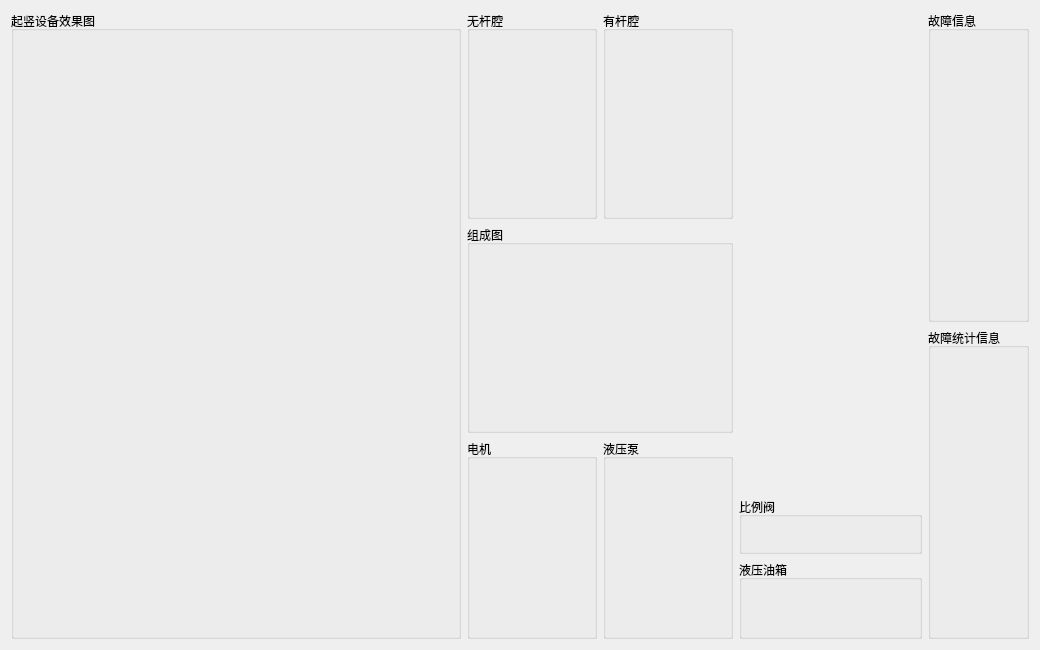
<?xml version="1.0" encoding="UTF-8"?>
<ui version="4.0">
 <class>VerticalEquipWgt</class>
 <widget class="QWidget" name="VerticalEquipWgt">
  <property name="geometry">
   <rect>
    <x>0</x>
    <y>0</y>
    <width>1040</width>
    <height>650</height>
   </rect>
  </property>
  <property name="windowTitle">
   <string>Form</string>
  </property>
  <layout class="QHBoxLayout" name="horizontalLayout_3">
   <item>
    <widget class="QGroupBox" name="groupBox">
     <property name="minimumSize">
      <size>
       <width>450</width>
       <height>0</height>
      </size>
     </property>
     <property name="title">
      <string>起竖设备效果图</string>
     </property>
    </widget>
   </item>
   <item>
    <layout class="QVBoxLayout" name="verticalLayout_2">
     <item>
      <layout class="QVBoxLayout" name="verticalLayout">
       <item>
        <layout class="QHBoxLayout" name="horizontalLayout">
         <item>
          <widget class="QGroupBox" name="groupBox_2">
           <property name="title">
            <string>无杆腔</string>
           </property>
          </widget>
         </item>
         <item>
          <widget class="QGroupBox" name="groupBox_3">
           <property name="title">
            <string>有杆腔</string>
           </property>
          </widget>
         </item>
        </layout>
       </item>
       <item>
        <widget class="QGroupBox" name="groupBox_4">
         <property name="title">
          <string>组成图</string>
         </property>
        </widget>
       </item>
      </layout>
     </item>
     <item>
      <layout class="QHBoxLayout" name="horizontalLayout_2">
       <item>
        <widget class="QGroupBox" name="groupBox_5">
         <property name="maximumSize">
          <size>
           <width>16777215</width>
           <height>200</height>
          </size>
         </property>
         <property name="title">
          <string>电机</string>
         </property>
         <layout class="QGridLayout" name="gridLayout">
          <item row="0" column="0">
           <widget class="QLineEdit" name="EditMacEle">
            <property name="styleSheet">
             <string notr="true">background:transparent;
border-width:0;
border-style:outset</string>
            </property>
           </widget>
          </item>
          <item row="1" column="0">
           <widget class="QLineEdit" name="EditMacSpd">
            <property name="styleSheet">
             <string notr="true">background:transparent;
border-width:0;
border-style:outset</string>
            </property>
           </widget>
          </item>
          <item row="2" column="0">
           <widget class="QLineEdit" name="EditMacTemp">
            <property name="styleSheet">
             <string notr="true">background:transparent;
border-width:0;
border-style:outset</string>
            </property>
           </widget>
          </item>
         </layout>
        </widget>
       </item>
       <item>
        <widget class="QGroupBox" name="groupBox_6">
         <property name="maximumSize">
          <size>
           <width>16777215</width>
           <height>200</height>
          </size>
         </property>
         <property name="title">
          <string>液压泵</string>
         </property>
         <layout class="QGridLayout" name="gridLayout_2">
          <item row="0" column="0">
           <widget class="QLineEdit" name="EditPressure">
            <property name="styleSheet">
             <string notr="true">background:transparent;
border-width:0;
border-style:outset</string>
            </property>
           </widget>
          </item>
         </layout>
        </widget>
       </item>
      </layout>
     </item>
    </layout>
   </item>
   <item>
    <layout class="QVBoxLayout" name="verticalLayout_3">
     <item>
      <spacer name="verticalSpacer">
       <property name="orientation">
        <enum>Qt::Vertical</enum>
       </property>
       <property name="sizeHint" stdset="0">
        <size>
         <width>20</width>
         <height>20</height>
        </size>
       </property>
      </spacer>
     </item>
     <item>
      <widget class="QGroupBox" name="groupBox_7">
       <property name="title">
        <string>比例阀</string>
       </property>
       <layout class="QGridLayout" name="gridLayout_4">
        <item row="0" column="0">
         <widget class="QLineEdit" name="EditCtrlEle">
          <property name="styleSheet">
           <string notr="true">background:transparent;
border-width:0;
border-style:outset</string>
          </property>
         </widget>
        </item>
       </layout>
      </widget>
     </item>
     <item>
      <widget class="QGroupBox" name="groupBox_8">
       <property name="title">
        <string>液压油箱</string>
       </property>
       <layout class="QGridLayout" name="gridLayout_3">
        <item row="0" column="0">
         <widget class="QLineEdit" name="EditOilPres">
          <property name="styleSheet">
           <string notr="true">background:transparent;
border-width:0;
border-style:outset</string>
          </property>
         </widget>
        </item>
        <item row="1" column="0">
         <widget class="QLineEdit" name="EditOilTemp">
          <property name="styleSheet">
           <string notr="true">background:transparent;
border-width:0;
border-style:outset</string>
          </property>
         </widget>
        </item>
       </layout>
      </widget>
     </item>
    </layout>
   </item>
   <item>
    <layout class="QVBoxLayout" name="verticalLayout_4">
     <item>
      <widget class="QGroupBox" name="groupBox_9">
       <property name="title">
        <string>故障信息</string>
       </property>
      </widget>
     </item>
     <item>
      <widget class="QGroupBox" name="groupBox_10">
       <property name="title">
        <string>故障统计信息</string>
       </property>
      </widget>
     </item>
    </layout>
   </item>
  </layout>
 </widget>
 <resources/>
 <connections/>
</ui>
